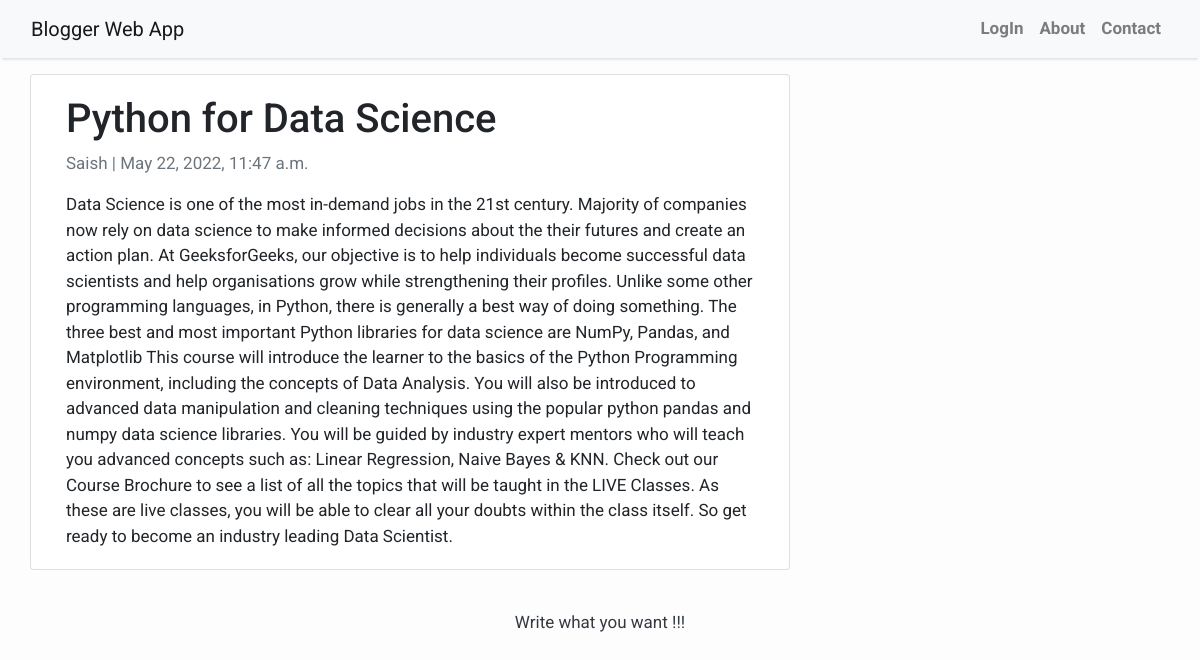
Page /python-for-data-science/ on the committed database.
### app/models.py (models this page shows)
class Post(models.Model):
    title = models.CharField(max_length=200, unique=True)
    slug = models.SlugField(max_length=200, unique=True)
    author = models.ForeignKey(User, on_delete= models.CASCADE,related_name='blog_posts')
    updated_on = models.DateTimeField(auto_now= True)
    content = models.TextField()
    created_on = models.DateTimeField(auto_now_add=True)
    status = models.IntegerField(choices=STATUS, default=0)

### app/views.py (the view)
# urls.py: path('<slug:slug>/', views.PostDetail.as_view(), name='post_detail'),
class PostDetail(generic.DetailView):
    model = Post
    template_name = 'post_detail.html'

### templates/post_detail.html (shortened to what this page needs)
{% extends 'base.html' %} {% block content %}
<div class="container">
  <div class="row">
    <div class="col-md-8 card mb-4  mt-3 left  top">
      <div class="card-body">
        <h1>{% block title %} {{ object.title }} {% endblock title %}</h1>
        <p class=" text-muted">{{ post.author }} | {{ post.created_on }}</p>
        <p class="card-text ">{{ object.content | safe }}</p>
      </div>
    </div>
  </div>
</div>
{% endblock content %}

### templates/base.html (style rules this page uses)
body { font-family: "Roboto", sans-serif; font-size: 17px; background-color: #fdfdfd; }

### rows in the picture
Post: title "Python for Data Science", author "Saish", created_on "May 22, 2022, 11:47 a.m.", content "Data Science is one of the most in-demand jobs in the 21st century. Majority of companies now rely on data science to make informed decisions about the their futures and create an action plan. At GeeksforGeeks, our objective is to help individuals become successful data scientists and help organisations grow while strengthening their profiles. Unlike some other programming languages, in Python, there is generally a best way of doing something. The three best and most important Python libraries for data science are NumPy, Pandas, and Matplotlib This course will introduce the learner to the basics of the Python Programming environment, including the concepts of Data Analysis. You will also be…"
